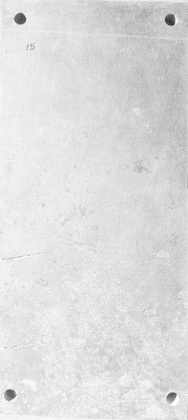
%> input picture crack f.jpg, 188 x 420 px, shrunk from 1716 x 3828 before the run
$ octave --eval "crack_analysis_main('crack f.jpg');"   (GNU Octave 9; MATLAB toolbox functions it lacks are replaced by stand-ins)
%> lines starting %> are read from the running program, lines starting %| are printed output that depends on the picture; in (x1, y1, x2, y2) boxes, pixels count from 0 and x2, y2 are one past the last pixel; in counts of white or black regions, pixels touching at a corner belong together; the program's own positions count from 1
function crack_analysis_main(image_path)
%> called with image_path = 'crack f.jpg'
    % Step 1: Read and preprocess image
    img = imread(image_path);
%> img is the input picture: size 420x188x3 uint8; min 52, max 255, mean 221.7

    if islogical(img) || all(ismember(unique(img), [0, 1]))
        bw = logical(img);
        disp('Input image is already binary. No conversion applied.');
    else
        if ndims(img) == 3
            grayImg = rgb2gray(img);
        else
            grayImg = img;
        end
        bw = imbinarize(grayImg);
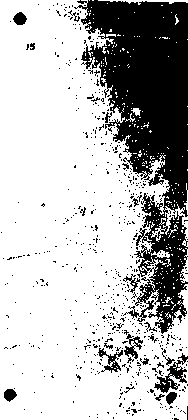
%> bw: size 420x188 logical; 73% white; 620 black regions (599 under 20 px)
        if sum(bw(:)) == 0 || sum(bw(:)) == numel(bw)
            bw = grayImg < 120;
            disp('Used manual threshold.');
        end
        disp('Converted grayscale to binary.');
    end

    % Ensure crack is white
    if mean(bw(:)) < 0.5
        bw = imcomplement(bw);
        disp('Inverted image: crack made white.');
    end

    % Crop to crack region
    props = regionprops(bw, 'BoundingBox');
%> props = 284 regions; largest, box (x1, y1, x2, y2): (0, 0, 188, 420), (98, 0, 188, 5), (180, 248, 188, 283), (151, 226, 166, 242), (151, 250, 170, 258)
    if isempty(props)
        error('No crack found.');
    end
    bbox = round(props(1).BoundingBox);
%> bbox = [1 1 188 420]
    bw = imcrop(bw, bbox);

    % Step 2: Skeletonize
    bw_skel = bwmorph(bw, 'skel', Inf);
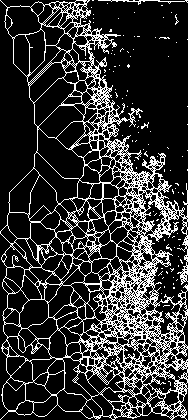
%> bw_skel: size 420x188 logical; 19.8% white in thin lines or dots

    % Step 3: Fractal Dimension
    D = compute_fractal_dimension(bw);
%> in compute_fractal_dimension, `bw = bw(1:n, 1:n);`:
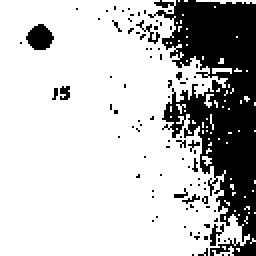
%> bw: size 128x128 logical (shown 2 times larger); 76.1% white; 91 black regions (86 under 20 px), largest, box (x1, y1, x2, y2) and area: (74, 0, 128, 128) 3445, (13, 12, 27, 25) 128, (105, 112, 112, 123) 36, (68, 10, 80, 22) 34, (30, 43, 35, 50) 27
%> after the loop in compute_fractal_dimension, `for i = 1:length(box_sizes)`: counts = [1 4 16 64 240 907]
%> in compute_fractal_dimension, `log_counts = log(counts + 1);`: log_counts = [0.693 1.61 2.83 4.17 5.48 6.81]
%> in compute_fractal_dimension, `coeffs = polyfit(log_sizes, log_counts, 1);`: coeffs = [1.8 9.2]
%> in compute_fractal_dimension, `D = coeffs(1);`: D = 1.8
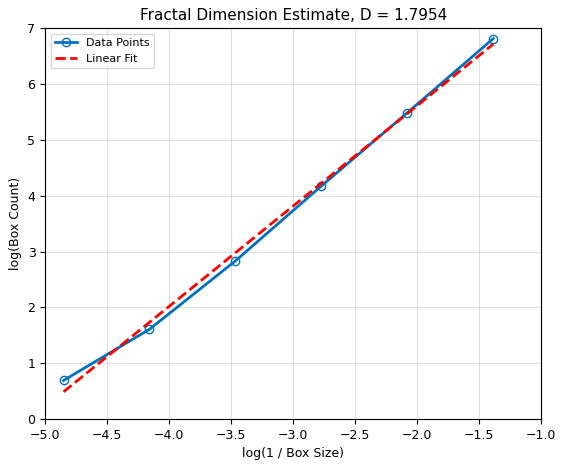
%> figure redrawn from the program's plot data
%> D = 1.8

    % Step 4: Crack Length
    crack_length = sum(bw_skel(:));
%> crack_length = 15654

    % Step 5: Crack Width
    bw_dist = bwdist(~bw);
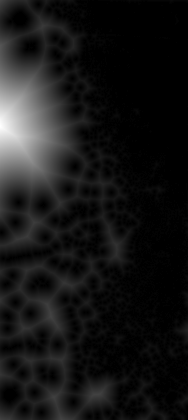
%> bw_dist: size 420x188 single; min 0, max 77.67, mean 7; drawn with min black and max white
    crack_width = 2 * mean(bw_dist(bw_skel));
%> crack_width = 8.16

    % Step 6: Improved Tortuosity
    endpoints = bwmorph(bw_skel, 'endpoints');
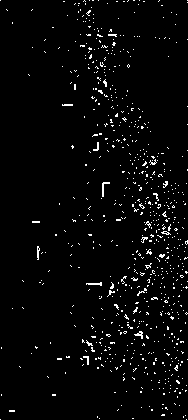
%> endpoints: size 420x188 logical; 2.9% white in thin lines or dots
    [y_end, x_end] = find(endpoints);
%> y_end = 2309 values from 1 to 420; x_end = 2309 values from 1 to 188

    if numel(x_end) < 2
        error('Not enough endpoints to compute tortuosity.');
    end

    % Pick first two endpoints
    start_point = [x_end(1), y_end(1)];
%> start_point = [1 1]
    end_point   = [x_end(2), y_end(2)];
%> end_point = [1 420]

    % Compute geodesic path (crack path) and Euclidean distance
%> the run ends on the next line
    Dmap = bwdistgeodesic(bw_skel, start_point(1), start_point(2), 'quasi-euclidean');
% [25 lines not run here, left out]
function D = compute_fractal_dimension(bw)
    [h, w] = size(bw);
    n = 2^floor(log2(min(h, w)));
    bw = bw(1:n, 1:n);
    box_sizes = 2.^(floor(log2(n)):-1:2);
    counts = zeros(size(box_sizes));

    for i = 1:length(box_sizes)
        counts(i) = box_count(bw, box_sizes(i));
    end

    log_sizes = log(1 ./ box_sizes);
    log_counts = log(counts + 1);  % Avoid log(0)
    coeffs = polyfit(log_sizes, log_counts, 1);
    D = coeffs(1);

    % === Plot Log-Log Graph ===
    figure;
    plot(log_sizes, log_counts, 'o-', 'LineWidth', 2);
    hold on;
    plot(log_sizes, polyval(coeffs, log_sizes), 'r--', 'LineWidth', 2);
    xlabel('log(1 / Box Size)');
    ylabel('log(Box Count)');
    title(['Fractal Dimension Estimate, D = ', num2str(D, '%.4f')]);
    legend('Data Points', 'Linear Fit', 'Location', 'SouthEast');
    grid on;
end

function c = box_count(bw, box_size)
    bw = bw(1:floor(end/box_size)*box_size, 1:floor(end/box_size)*box_size);
    c = 0;
    for i = 1:box_size:size(bw,1)
        for j = 1:box_size:size(bw,2)
            block = bw(i:i+box_size-1, j:j+box_size-1);
            if any(block(:))
                c = c + 1;
            end
        end
    end
end
